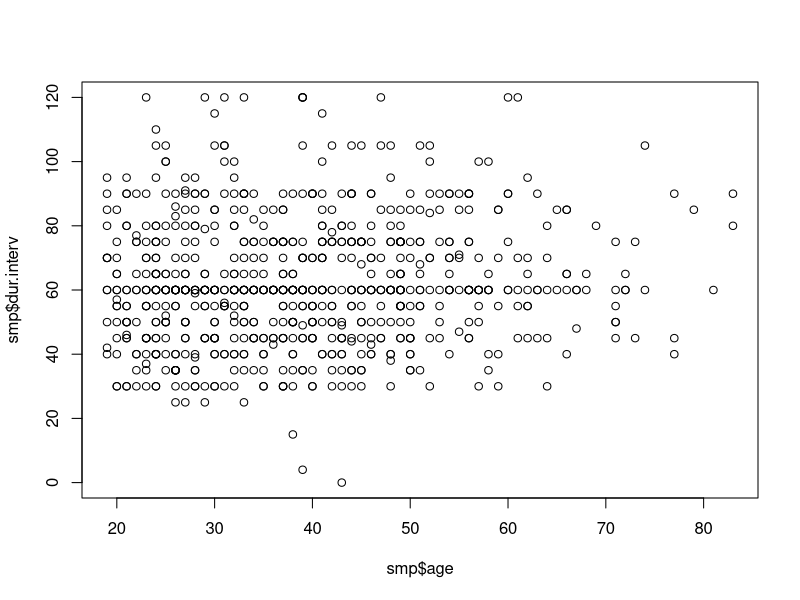
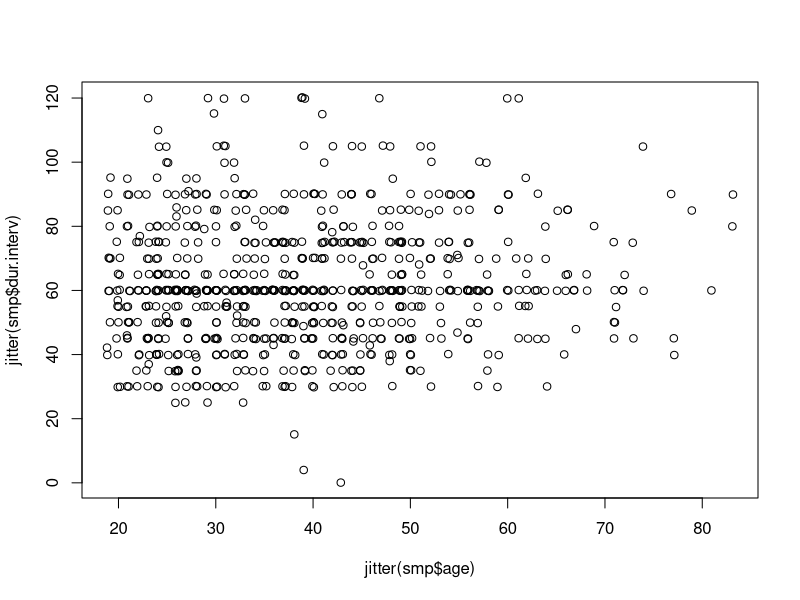
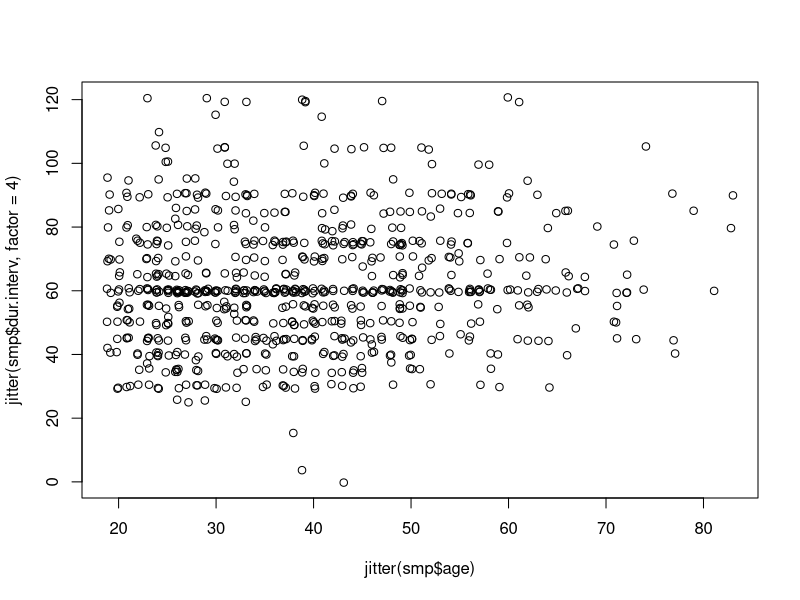
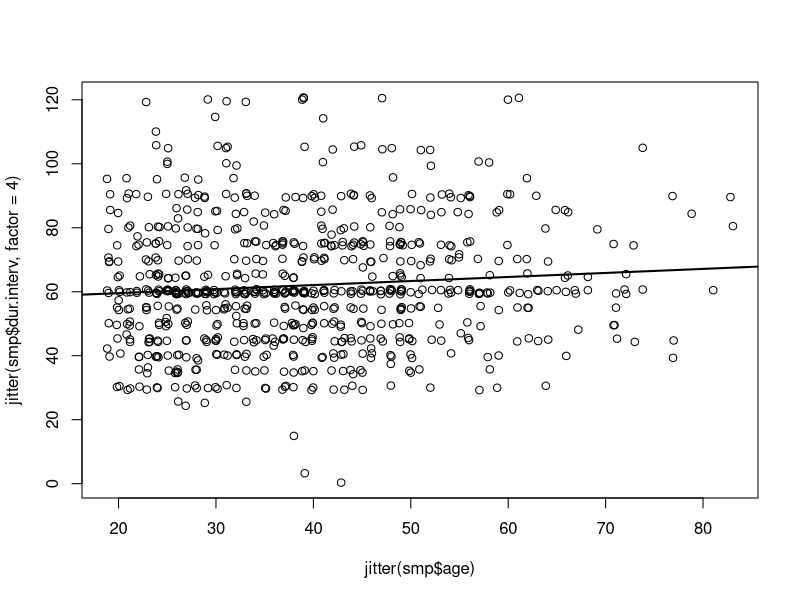
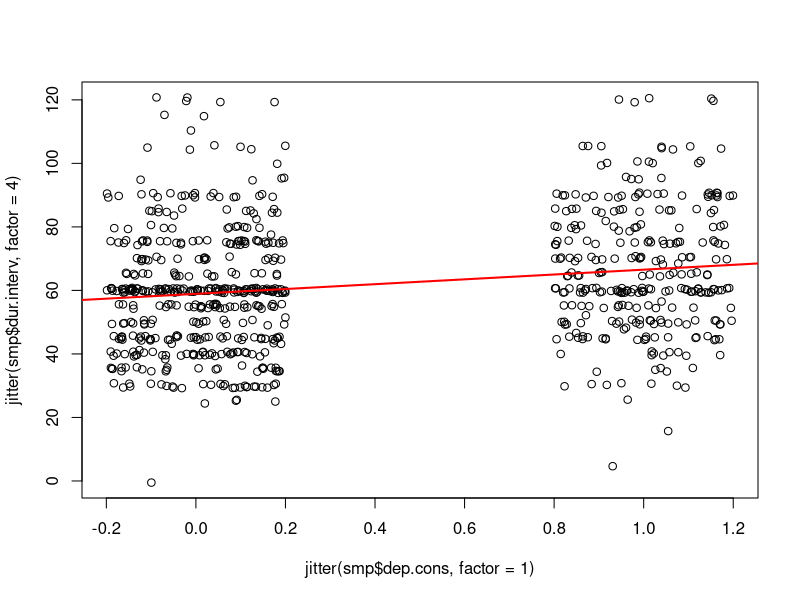

Here is the R script that generated these plots, in order: (Note: this script raises an error after producing the figures.)
setwd("~/Desktop/DIVERS_TEMPLATES/R/TP")
smp <- read.csv2("DONNEES/smp2.csv")
str(smp)
plot(smp$age,smp$dur.interv)
plot(jitter(smp$age),jitter(smp$dur.interv))
plot(jitter(smp$age),jitter(smp$dur.interv,factor=4))

plot(jitter(smp$age),jitter(smp$dur.interv,factor=4))
abline(lm(smp$dur.interv~smp$age),lwd=2)

mod <- lm(dur.interv~age,data=smp)
summary(mod)

cor.test(smp$age,smp$dur.interv)

table(smp$dep.cons)
plot(jitter(smp$dep.cons,factor=1),jitter(smp$dur.interv,factor=4))
abline(lm(smp$dur.interv~smp$dep.cons),lwd=2,col="red")


mod <- lm(dur.interv~dep.cons,data = smp)
summary(mod)

t.test(smp$dur.interv~smp$dep.cons, var.equal =TRUE) 

abs(58.9234-66.53767)

mod_reg_mul <- lm(dur.interv~age+dep.cons+subst.cons+scz.cons,data = smp)
summary(mod_reg_mul)

mod_reg_mul <- lm(dur.interv~age+dep.cons+subst.cons+scz.cons+prof,data = smp)
summary(mod_reg_mul)

smp$prof <- relevel(smp$prof,ref="ouvrier")
mod_reg_mul <- lm(dur.interv~age+dep.cons+subst.cons+scz.cons+prof,data = smp)
summary(mod_reg_mul)

drop1(mod_reg_mul,.~.,test="F")


mod_reg_mul <- lm(dur.interv~age+dep.cons+subst.cons+scz.cons,data = smp)
summary(mod_reg_mul)

mod_reg_mul_intera <- lm(dur.interv~age+dep.cons*subst.cons+scz.cons,data = smp)
summary(mod_reg_mul_intera)

mod_reg_mul <- lm(dur.interv~prof, data = smp)
summary(mod_reg_mul)

drop1(mod_reg_mul,.~.,test="F")

mod_reg_mul <- lm(dur.interv~age+dep.cons+subst.cons+scz.cons,data = smp)
hist(resid(mod_reg_mul),col = "blue",main="")

### Régression logisitique 

setwd("~/Desktop/DIVERS_TEMPLATES/R/TP")
smp <- read.csv2("DONNEES/smp2.csv")
str(smp)

mod_reg_log = glm(suicide.hr~abus,data= smp, family = "binomial")
summary(mod_reg_log)

exp(0.7688)

library(Epi)
twoby2(1-smp$suicide.hr,1-smp$abus)
